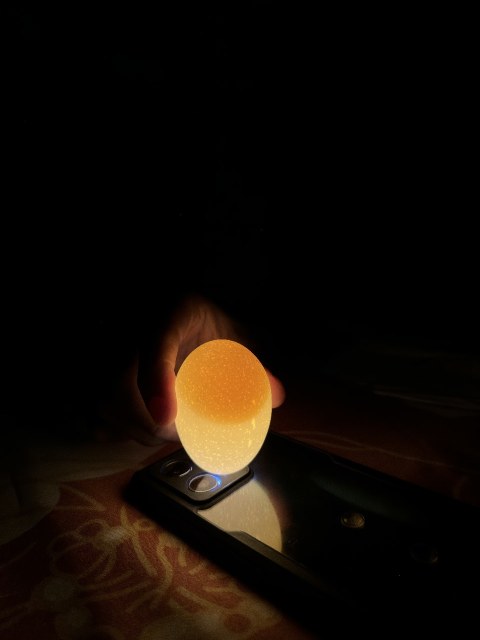
#> input picture eggimg1.jpeg, 960 x 1280 px (shown at 1/2 size)
$ python egg_object_detection.py
#> lines starting #> are read from the running program, lines starting #| are printed output that depends on the picture; after the words box and inside, x2 and y2 are one past the last pixel; in counts of white or black regions, pixels touching at a corner belong together
#> further down, frame is the input picture: shape (1280, 960, 3); mean B, G, R 5.3, 11.2, 17.7
import cv2

def reScaleFrame(frame, percent=75):
#> called with percent = 50
    width = int(frame.shape[1] * percent // 100)
#> width = 480
    height = int(frame.shape[0] * percent // 100)
#> height = 640
    dim = (width, height)
#> dim = (480, 640)
    return cv2.resize(frame, dim, interpolation=cv2.INTER_AREA)
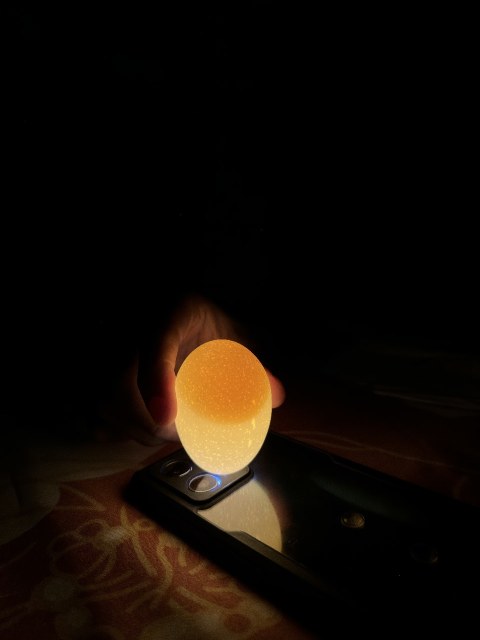
#> returned value: shape (640, 480, 3); mean of channels 0, 1, 2 5.3, 11.2, 17.8; drawn as B, G, R

frame = cv2.imread('eggimg1.jpeg')
cv2.imshow("Original Image", frame)
cv2.waitKey(0)

frame50 = reScaleFrame(frame, percent=50)
cv2.imshow("Rescaled Image", frame50)
cv2.waitKey(0)
gray = cv2.cvtColor(frame50, cv2.COLOR_BGR2GRAY)
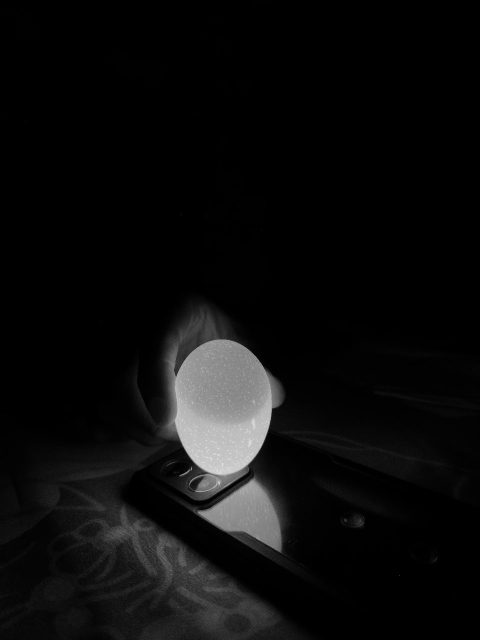
#> gray: shape (640, 480); min 0, max 224, mean 12.5
cv2.imshow("Gray Image", gray)
cv2.waitKey(0)

_, bw = cv2.threshold(gray, 0, 255, cv2.THRESH_BINARY | cv2.THRESH_OTSU)
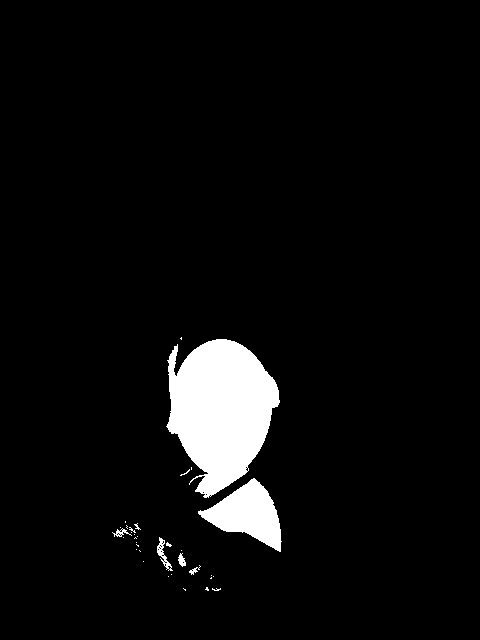
#> bw: shape (640, 480); 5.1% white; 34 white regions (28 under 20 px)
cv2.imshow("Binary Image", bw)
cv2.waitKey(0)

contours, _ = cv2.findContours(bw, cv2.RETR_EXTERNAL, cv2.CHAIN_APPROX_SIMPLE)
#> contours = 34 contours, 28 with area under 20; largest, box (x1, y1, x2, y2) and area: (166, 339, 280, 498) 11789, (198, 478, 282, 552) 2989, (157, 537, 173, 571) 141, (178, 553, 186, 567) 50, (112, 528, 132, 537) 48, (189, 565, 201, 575) 24

min_contour_area = cv2.contourArea(contours[0])
#> min_contour_area = 4
filtered_contours = [cnt for cnt in contours if cv2.contourArea(cnt) > min_contour_area]
#> filtered_contours = 10 contours, 4 with area under 20; largest, box (x1, y1, x2, y2) and area: (166, 339, 280, 498) 11789, (198, 478, 282, 552) 2989, (157, 537, 173, 571) 141, (178, 553, 186, 567) 50, (112, 528, 132, 537) 48, (189, 565, 201, 575) 24

if filtered_contours:
    largest_contour = max(filtered_contours, key=cv2.contourArea)
#> largest_contour = contour of 281 points, box (x1, y1, x2, y2) (166, 339, 280, 498), area 11789
    (x, y, w, h) = cv2.boundingRect(largest_contour)
#> x = 166; y = 339; w = 114; h = 159
    cv2.rectangle(frame50, (x, y), (x + w, y + h), (0, 255, 0), 1)
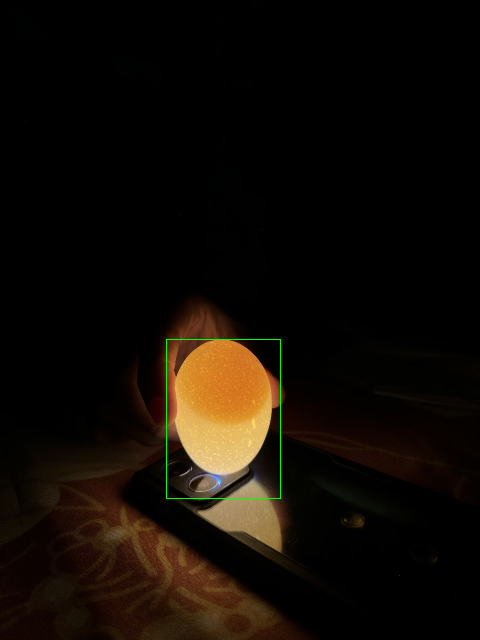
#> frame50: shape (640, 480, 3); 0.18% of pixels changed, all inside (x1, y1, x2, y2) = (166, 339, 281, 499)

cv2.imshow("Detected Egg", frame50)
cv2.waitKey(0)
cv2.destroyAllWindows()
